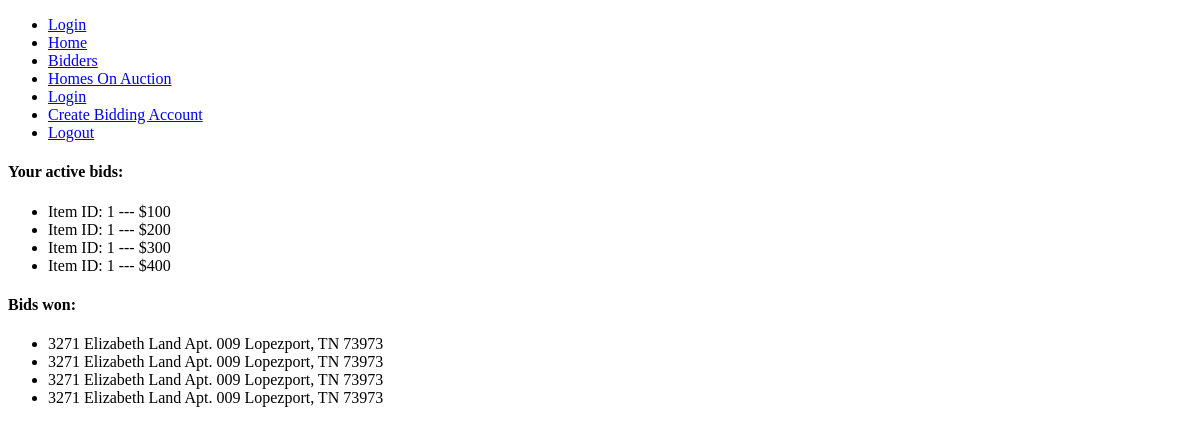
Before: /bidder (signed in) with the older database file.
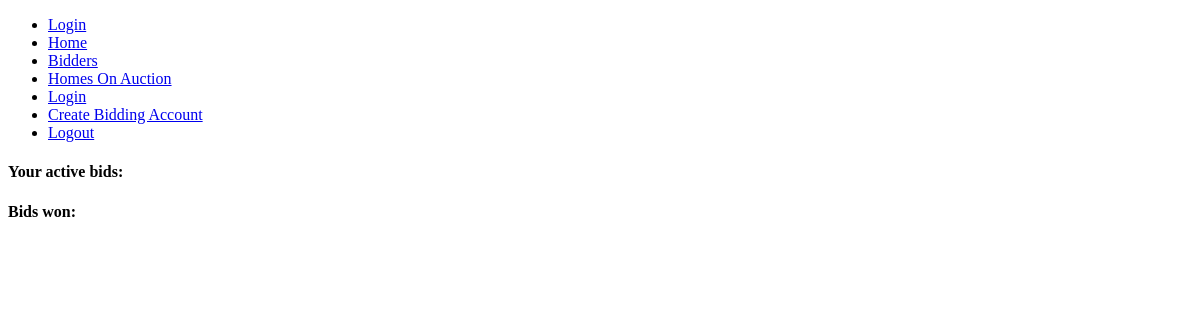
After: the same page with the newer database file.
### models.py (models this page shows)
class Bids(db.Model):
        bid_id = db.Column(db.Integer, primary_key=True)
        item_id = db.Column('item_id', db.Integer, db.ForeignKey('items.item_id'), nullable=False)
        user_id = db.Column('user_id', db.Integer, db.ForeignKey('user.user_id'), nullable=False)
        bid_price = db.Column('current_price', db.Integer, nullable=False)
        items = db.relationship('Items', backref=db.backref('orders', lazy='dynamic'))

class Items(db.Model):
    item_id = db.Column(db.Integer, primary_key=True)
    item_name = db.Column(db.String(64), unique=True, nullable=False)
    time_created = db.Column(db.DateTime)
    expired = db.Column(db.Boolean)
    auctioneer_id = db.Column('auctioneer_id', db.Integer, db.ForeignKey('user.user_id'))

### app.py (the view)
@app.route("/bidder")
def bidder():
    if current_user.role != 'Auctioneer':
        data = Bids.query.filter_by(user_id=current_user.user_id)
    else:
        return render_template('403.html'), 403
    return render_template("bidder.html", data=data)

### app.py (called while the page is built)
@login_manager.user_loader
def load_user(user_id):
    return User.query.get(int(user_id))

### templates/bidder.html (shortened to what this page needs)
{% extends "base.html" %}
{% block content %}
<h4>Your active bids:</h4>
<ul>
    {% for datum in data %}
        <li>Item ID: {{ datum.item_id }} --- ${{ datum.bid_price }}</li>
    {% endfor %}
</ul>
<h4>Bids won:</h4>
<ul>
    {% for datum in data %}
            {% if datum.items.expired == True %}
                <li>{{ datum.items.item_name }}</li>
            {% endif %}
    {% endfor %}
</ul>
{% endblock %}

Changed rows visible on the page:
removed Bids: item_id "1", bid_price "100", items.item_name "3271 Elizabeth Land Apt. 009 Lopezport, TN 73973"
removed Bids: item_id "1", bid_price "200", items.item_name "3271 Elizabeth Land Apt. 009 Lopezport, TN 73973"
removed Bids: item_id "1", bid_price "300", items.item_name "3271 Elizabeth Land Apt. 009 Lopezport, TN 73973"
removed Bids: item_id "1", bid_price "400", items.item_name "3271 Elizabeth Land Apt. 009 Lopezport, TN 73973"
